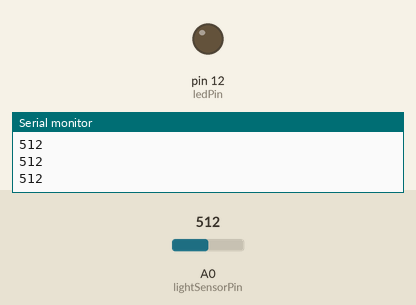
Simulated run of this sketch. Board: Arduino Uno, built with avr-gcc and run on an emulated ATmega328P. On the bench: output pins drawn as LEDs (lit = HIGH), the last lines printed to the serial monitor. The test bench sets the inputs (shaded band); at power-on: A0 (lightSensorPin) = 512.

Above: at 1.2 s.
1.3 s: A0 (lightSensorPin) set to 33
2.8 s: A0 (lightSensorPin) set to 26
At 3.6 s:
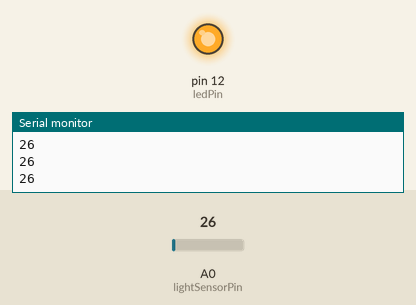
4.3 s: A0 (lightSensorPin) set to 122
At 4.7 s:
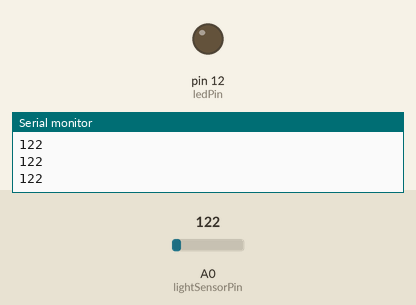
5.8 s: A0 (lightSensorPin) set to 20
At 7.1 s:
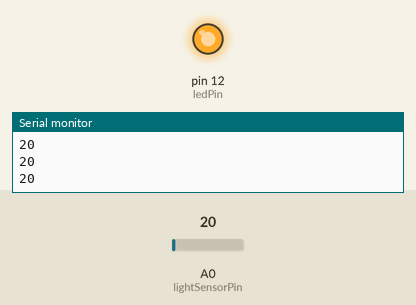
Timing chart, 0 to 8.3 s (numbered marks = the images above; inputs shaded):
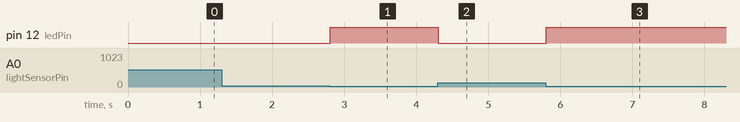

The sketch:

led_lightsensor.ino
```cpp
// Define the pins for the light sensor and LED
const int lightSensorPin = A0;
const int ledPin = 12;
void setup() {
  pinMode(ledPin, OUTPUT);
  Serial.begin(9600);
}

void loop() {
  int lightValue = analogRead(lightSensorPin);
  Serial.println(lightValue);


  int threshold = 30;

  if (lightValue < threshold) {
    digitalWrite(ledPin, HIGH); // Turn on the LED
  } else {
    digitalWrite(ledPin, LOW);  // Turn off the LED
  }
}
```

Measured:
- the behaviour switches between 30 and 29 on A0 (lightSensorPin) (found by bisection; images 0 and 1)
- after the input at 2.8 s, pin 12 (ledPin): LOW → HIGH at once
- after the input at 4.3 s, pin 12 (ledPin): HIGH → LOW at once
- after the input at 5.8 s, pin 12 (ledPin): LOW → HIGH at once
